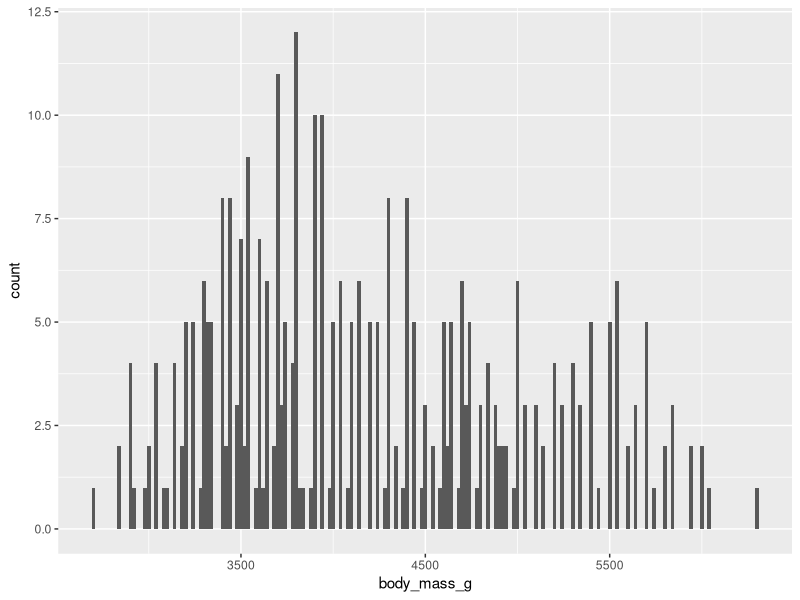
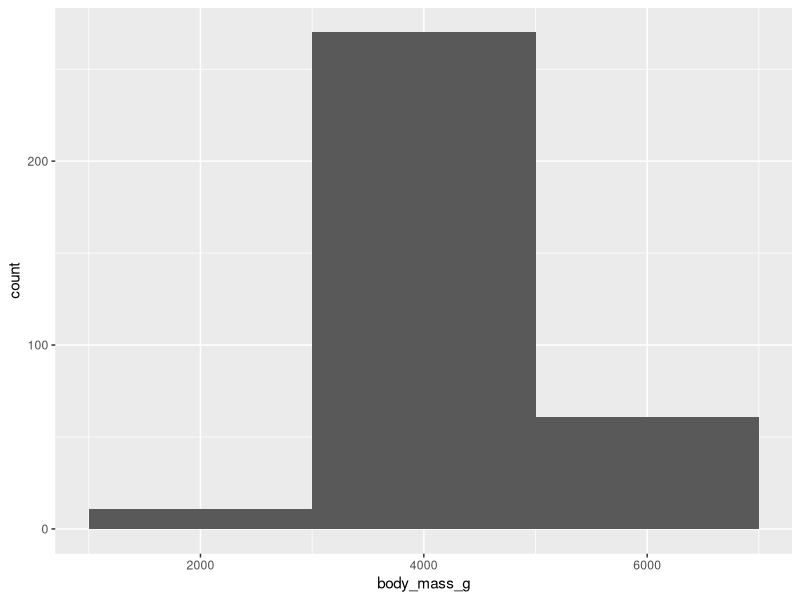
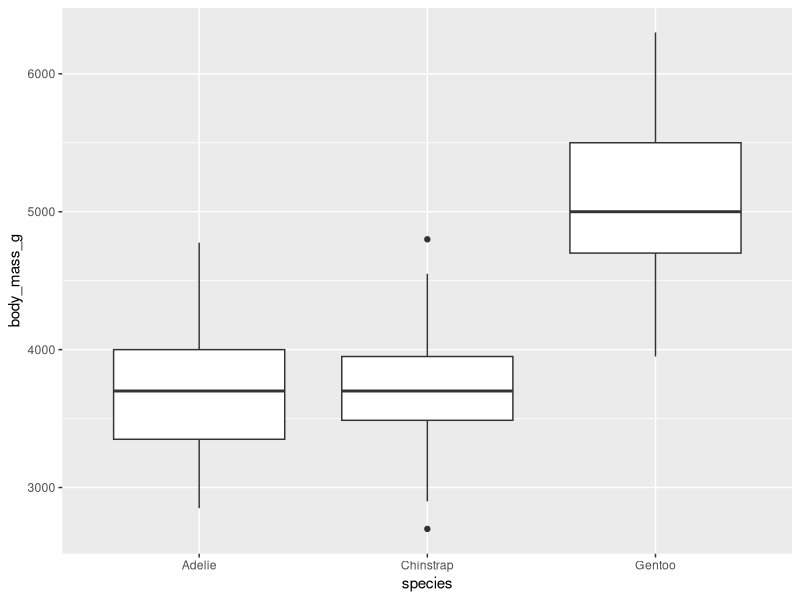
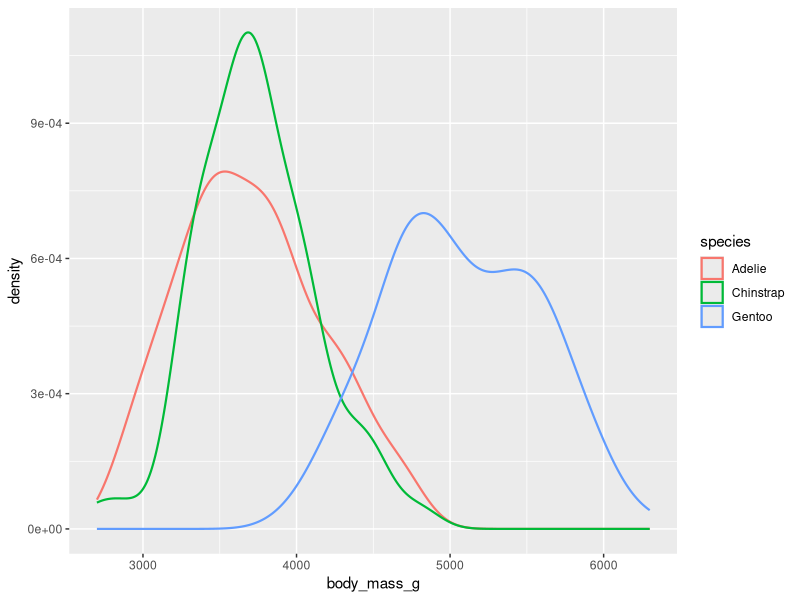
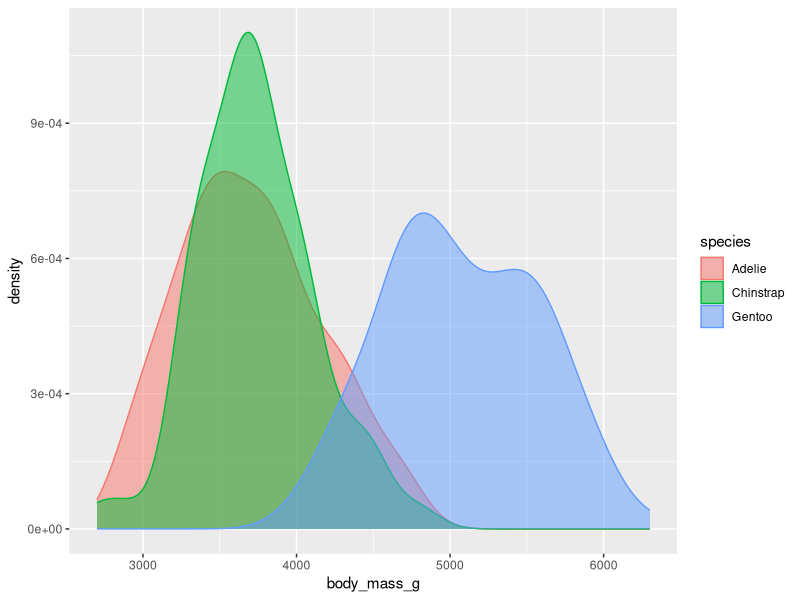
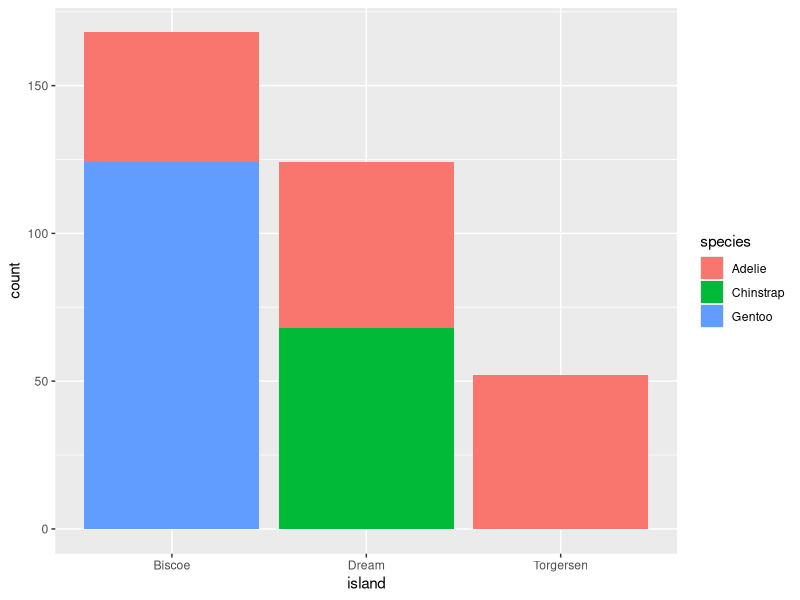
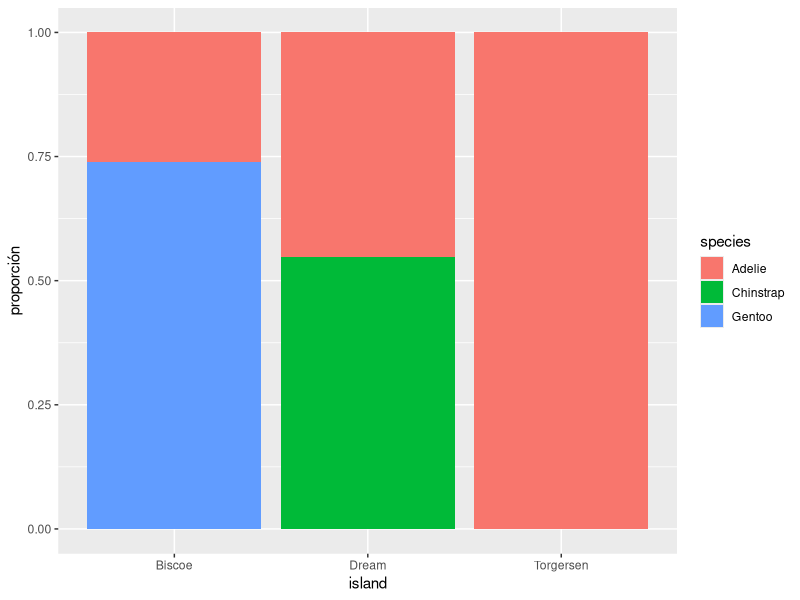
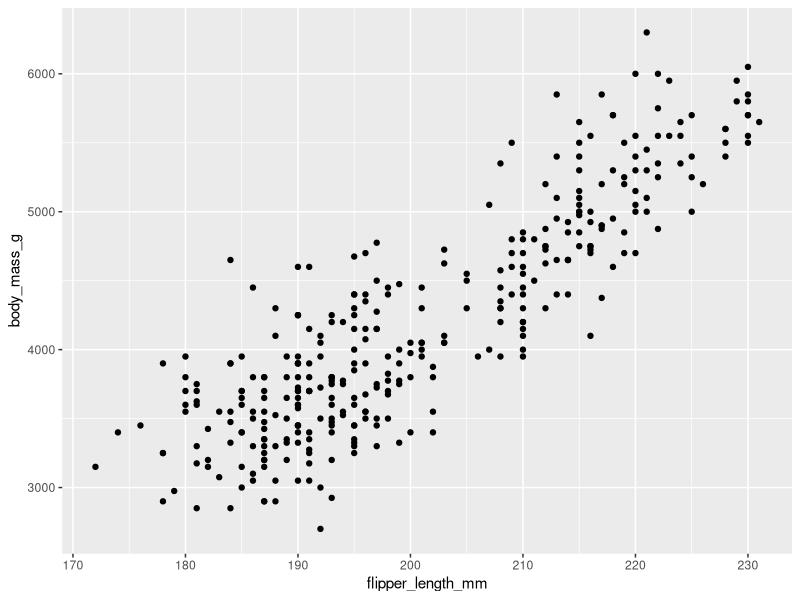

The R script that drew these images, in order: (Note: this script raises an error after producing the figures.)
#install.packages("tidyverse")
library(tidyverse)
#install.packages("palmerpenguins")
library(palmerpenguins)
#install.packages("ggthemes")
library(ggthemes)
penguins
#ejercicio de práctica en clase
grafico_clase<-ggplot(data=penguins, mapping=aes(x=flipper_length_mm,y=body_mass_g))+
  geom_point(mapping=aes(color=species,shape=species))+
  geom_smooth(method=lm)+
  labs(title="Relación entre el peso corporal y longitud de la aleta en pingüinos",
       subtitle="Dimensiones para las especies Adelie, Chinstrap, y Gentoo",
       x = "Longitud de la aleta (mm)", y = "Peso corporal (g)",
       color = "Epecies", shape = "Especies")+
  scale_color_colorblind()
View(penguins) #visor de datos interactivos
#EJERCICIOS DE LA TAREA Nº3:

#1. Penguins es un dataset con 8 columnas y 344 filas

?penguins

#2. bill_depth_mm describe la profundidad del pico( en milímetros) de los pingüinos que se usaron
#de muestra en el dataset

#3. gráfico que relaciona las variables profundidad del pico y longitud del pico
grafico3<-ggplot(data=penguins,mapping=aes(x=bill_length_mm, y=bill_depth_mm))+
  geom_point(mapping=aes(color=species,shape=species))+
  labs(title="Relación entre la profundidad del pico y el largo del pico en pingüinos ",
       subtitle="Muestras de las especies Adelie, Chinstrap, y Gentoo",
       x="Largo del pico (mm)",y="Profundidad del pico (mm)",
       color="Especies", shape="Especies")+ scale_color_discrete()

#Creo otro gráfico con la línea de tendencia para cada especie

grafico3_2<-ggplot(data=penguins,mapping=aes(x=bill_length_mm, y=bill_depth_mm,color=species))+
  geom_point(mapping=aes(shape=species))+
  labs(title="Relación entre la profundidad del pico y el largo del pico en pingüinos",
       subtitle="Muestras de las especies Adelie, Chinstrap, y Gentoo",
       x="Largo del pico (mm)",y="Profundidad del pico (mm)",
       color="Especies", shape="Especies")+ scale_color_discrete()+
  geom_smooth(method=lm)

#Al ver los gráficos que hice puedo decir que las variables tienen una dependencia linea
#una de la otra; mientas más largo es el pico más profundo es;
#y esto se cumple para las tres espcies.

#4.
grafico4<-ggplot(data=penguins,mapping=aes(x=species, y=bill_depth_mm))+geom_point()
#Al realizar este gráfico simplemente se observan los puntos de dispersión como
#columnas debido a que para relacionar una variable numérica como la profundidad del pico
#con una categórica(las especies), es mejor realizar un boxplot

grafico4_2<-ggplot(data=penguins,mapping=aes(x=species,y=bill_depth_mm,color=species))+geom_boxplot()+
  labs(title="Profundidad del pico según especies",
        x="Especies",y="Profundidad del pico (mm)",
       color="Especies")+ scale_color_colorblind()
#La línea dentro de cada caja es la mediana

#5.ggplot(data = penguins) + geom_point()
#El error ocurre porque no se asignan las variables del gráfico de dispersión es decir falta
#lo que se llama la parte estética, por ejemplo en el ejercicio 3 se 
#agregaron esas  variables con el comando mapping=aes(x=...,y=...)

#6.Para ver lo que realiza el comando na.rm hago un gráfico de dispersión de
#flipper_length_mm vs body_mass_g
grafico6<- ggplot(data=penguins,mapping=aes(x=body_mass_g, y=flipper_length_mm))+
  geom_point(mapping=aes(color=species,shape=species),na.rm=TRUE)+
  labs(title="Relación entre la masa corporal y la longitud de la aleta",
    x="Peso corporal (g)", y= "Longitud de la aleta (mm)", colour="Especies",shape="Especies")
#na.rm elimina los valores faltantes del dataset, por lo que desaparecen los warnings

#7. Cambio el título al gráfico del ejercicio 6

grafico7<- ggplot(data=penguins,mapping=aes(x=body_mass_g, y=flipper_length_mm))+
  geom_point(mapping=aes(color=species,shape=species),na.rm=TRUE)+
  labs(title= "Los datos provienen del paquete palmerpenguins", tag="Gráfico7",
       x="Peso corporal (g)", y= "Longitud de la aleta (mm)", colour="Especies",shape="Especies")
?labs #Probé el comando tag

#8. Recreo el gráfico

grafico8 <- ggplot(data=penguins,mapping=aes(x=flipper_length_mm, y=body_mass_g))+
  geom_point(mapping=aes(color=bill_depth_mm),na.rm=TRUE)+geom_smooth()

#bill_depth_math fue asignado a %>%  la estética de color, los puntos más oscuros 
#representan los pingüinos con picos menos profundos
#Se asigna a nivel geométrico, dentro de geom_point 
#para que el color solo afecte a los puntos y no a la línea de tendencia

#9.Al verl el código va a ser un gráfico de dispersión, con las variables 
#longitud de la aleta y masa corporal y los puntos se van a distinguir según la
#isla en la que se encuetre cada pingüino
grafico9 <- ggplot(
  data = penguins,
  mapping = aes(x = flipper_length_mm, y = body_mass_g, color = island)
) +
  geom_point() +
  geom_smooth(se = FALSE)

#Me fijo cómo es el gráfico con se=TRUE(por defecto)

grafico9_2 <- ggplot(
  data = penguins,
  mapping = aes(x = flipper_length_mm, y = body_mass_g, color = island)
) +
  geom_point() +
  geom_smooth()

#Observo que el graficador de la línea de tendencia pinta 
#una sombra alrededor de cada línea. 
#Esta representa el margen de error respecto a la línea.

#10Se van a ver iguales porque el 2º gráfico define a nivel local
#la data y  estéticas que ya están asignadas a nivel global 
#en el 1º gráfico en la función ggplot().

grafico10 <-ggplot(
  data = penguins,
  mapping = aes(x = flipper_length_mm, y = body_mass_g)
) +
  geom_point() +
  geom_smooth()

grafico10_2 <- ggplot() +
  geom_point(
    data = penguins,
    mapping = aes(x = flipper_length_mm, y = body_mass_g)
  ) +
  geom_smooth(
    data = penguins,
    mapping = aes(x = flipper_length_mm, y = body_mass_g)
  )

#Sección llamadas a ggplot2
#Otra notación:
graf_notacion <-ggplot(penguins, aes(x = flipper_length_mm, y = body_mass_g)) + 
  geom_point()

graf_notacion2 <- penguins |> 
  ggplot(aes(x = flipper_length_mm, y = body_mass_g)) + 
  geom_point()

#Sección visualización de distribuciones:
#Variables categóricas:

graf_barras <- ggplot(penguins, aes(x=species))+geom_bar()

graf_barras_frecuencias <- ggplot(penguins, aes(x=fct_infreq(species)))+geom_bar()

#Variables numéricas:
#Histogramas
graf_histograma <- ggplot(penguins, aes(x = body_mass_g)) +
  geom_histogram(binwidth = 200)
#Diferencia de anchos entre las barras
ggplot(penguins, aes(x = body_mass_g)) +
  geom_histogram(binwidth = 20)#muchas barras

ggplot(penguins, aes(x = body_mass_g)) +
  geom_histogram(binwidth = 2000)#pocas barras

#Gráfico de densidad

graf_densidad <- ggplot(penguins, aes(x=body_mass_g)) + geom_density()

#Ejercicios de la sección 1.4.3

#1.
grafico_barras1 <- ggplot(penguins, aes(y=species)) + 
  geom_bar(aes(fill=species)) + 
  labs(title= "Cantidad de pingüinos por especie",
       x="Cantidad",y="Especies") + scale_fill_colorblind()

#Al poner a nivel global las especies en el eje y las barras son horizontales
#fill rellena de color las barras

#2.
graf_barras_color <- ggplot(penguins, aes(x = species)) +
  geom_bar(color = "red")

graf_barras_fill <- ggplot(penguins, aes(x = species)) +
  geom_bar(fill = "red")
#Es mejor fill, color solamente marca los bordes.

#3. El argumento bins en geom_histogram() define la división entre el rango
#de datos, por ejemplo si hay 20 bins los datos se agrupan en 20 cajas iguales.
#Muy pocos bins muestra barras muy anchas(pocas), varios bins muestra varias barras finitas.
#Hay que regular los bins para no obtener ruido y que el gráfico no pierda muchos detalles.
#Bins marca la división (cantidad), binwidth marca el ancho de las barras".

#4

View(diamonds)

?diamonds

#Experimentar distintos binwidths con la variable carat

graf4_1 <- ggplot(diamonds, aes(x=carat)) + geom_histogram(binwidth=0.1) +
  labs(title="Peso de los diamantes (binwidth=0.1)",x="Cantidad de quilates")

graf4_2 <- ggplot(diamonds, aes(x=carat)) + geom_histogram(binwidth=0.2) +
  labs(title="Peso de los diamantes (binwidth=0.2)",x="Cantidad de quilates")

graf4_3 <- ggplot(diamonds, aes(x=carat)) + geom_histogram(binwidth=0.5) +
  labs(title="Peso de los diamantes (binwidth=0.5)",x="Cantidad de quilates")

graf4_4 <- ggplot(diamonds, aes(x=carat)) + geom_histogram(binwidth=1) +
  labs(title="Peso de los diamantes (binwidth=1)",x="Cantidad de quilates")

graf4_5 <- ggplot(diamonds, aes(x=carat)) + geom_histogram(binwidth=3) +
  labs(title="Peso de los diamantes (binwidth=3)",x="Cantidad de quilates")

#considero que el gráfico 4_3 representa mejor los patrones
#se observa que gran parte de los diamantes de la muestra pesan poco

#1.5 Visualizar relaciones entre variables:
#Variable numérica y categórica
#boxplot tiene cuatro cuartiles y se pueden ver outliers; la mediana

ggplot(data=penguins, mapping=aes(x=species,y=body_mass_g))+
  geom_boxplot()

#gráfico de densidad
ggplot(penguins,aes(x=body_mass_g,color=species))+
  geom_density(linewidth = 0.75)
#linewidth es para el grosor de las líneas
#gráfico de densidad con relleno
ggplot(penguins,aes(x=body_mass_g,color=species,fill=species))+
  geom_density(alpha=0.5) #alpha mido las transparencias

#Dos variables categóricas
#barras apiladas
ggplot(penguins, aes(x = island, fill = species)) +
  geom_bar()
#frecuencia relativa; cómo es la distribución de especies en la isla;
#no se ve afectado por la cantidad desigual de pingüinos
#usar position="fill"
ggplot(penguins, aes(x = island, fill = species)) +
  geom_bar(position = "fill")+labs(
    y="proporción"
  )
#para sacar el count(viene por defecto) agregamos labs

#Dos variables numéricas
#de dispersión
ggplot(penguins, aes(x = flipper_length_mm, y = body_mass_g)) +
  geom_point()

#Tres o más variables
ggplot(penguins, aes(x = flipper_length_mm, y = body_mass_g)) +
  geom_point(aes(color = species, shape = island))
#el color me dice la especie y la forma me dice la isla
#el gráfico está muy cargado; mejor dividrlo en facetas

ggplot(penguins, aes(x = flipper_length_mm, y = body_mass_g)) +
  geom_point(aes(color = species, shape = species)) +
  facet_wrap(~island)

#la variable que se pasa a facet_wrap debe ser categórica

#ejercicios sección 1.5.5
View(mpg)
?mpg
glimpse(mpg)
#1. variables categóricas: manufacturer,model, trans, drv,fl,class
#variables numéricas: 
#discretas:year,cyl 
#continuas: displ,cty,hwy

#2. 
ggplot(mpg,aes(x=hwy,y=displ))+geom_point(aes(color=year))+
  labs(title="displ vs hwy",
       subtitle="tercer variable numérica con estética color ")#utiliza escala de colores
ggplot(mpg,aes(x=hwy,y=displ))+geom_point(aes(size=year))+
  labs(title="displ vs hwy",
       subtitle="tercer variable numérica con estética size") #utiliza escala de tamaños

ggplot(mpg,aes(x=hwy,y=displ))+geom_point(aes(color=year,size=year))+
  labs(title="displ vs hwy",
       subtitle="tercer variable con dos estéticas(color y size)")

#ggplot(mpg,aes(x=hwy,y=displ))+geom_point(aes(shape=year))+
 # labs(title="displ vs hwy",
  #     subtitle="tercer variable numérica con estética shape")

#el último lanza error porque una variable continua no puede
#ser categorizada por una determinada figura

#3.
ggplot(mpg,aes(x=hwy,y=displ))+geom_point(aes(linewidth=year))
#no pasa nada porque linewidth no se aplica a puntos
ggplot(mpg,aes(x=hwy,y=displ))+geom_point()+
  geom_smooth(linewidth=1)
#4. mapear la misma variable a múltiples estéticas
#lo que sucede es que el gráfico va a quedar my cargado y confuso
ggplot(mpg,aes(x=hwy,y=displ))+
  geom_point(aes(color=drv, shape=drv,size=drv))

#5 
ggplot(penguins,aes(x=bill_depth_mm,y=bill_length_mm))+
  geom_point(aes(color=species))
#agregar el color me ayuda a observar el rango de valores que toman las 
#especies respecto a las variables, en particular podemos agrupar esos datos(claustering)
ggplot(penguins,aes(x=bill_depth_mm,y=bill_length_mm))+
  geom_point()+facet_wrap(~species) #cada especie se ve por separado

#6.
ggplot(
  data = penguins,
  mapping = aes(
    x = bill_length_mm, y = bill_depth_mm, 
    color = species, shape = species
  )
) +
  geom_point() +
  labs(color = "Species")
#aparecen dos leyendas porque se usaron dos estéticas(shape y color);
#si les asigno el mismo nombre enlabs se unifican
ggplot(
  data = penguins,
  mapping = aes(
    x = bill_length_mm, y = bill_depth_mm, 
    color = species, shape = species
  )
) +
  geom_point() +
  labs(color = "Species", shape="Species")

#7. 
ggplot(penguins, aes(x = island, fill = species)) +
  geom_bar(position = "fill")
#pregunta gráfico1:
#¿Cómo es la distribución de especies en cada isla?
ggplot(penguins, aes(x = species, fill = island)) +
  geom_bar(position = "fill")
#pregunta gráfico2:
#Respecto a cada espcie,¿Cómo es su distribución geográfica?

#sección 1.6: guardar los gráficos
ggplot(penguins, aes(x = flipper_length_mm, y = body_mass_g)) +
  geom_point()
ggsave(filename = "penguin-plot.png")
#ejercicios
#1. 
ggplot(mpg, aes(x = class)) +
  geom_bar()
ggplot(mpg, aes(x = cty, y = hwy)) +
  geom_point()
ggsave("mpg-plot.png")
#se guardo el segundo porque fue el último que se creó
#para guardar el primero
g1<- ggplot(mpg, aes(x = class)) +
  geom_bar()
ggsave(filename="grafico1mpg.png",plot=g1)
#2.guardar como pfd
ggsave(filename="grafico1.pdf",plot=g1)
?ggsave()
